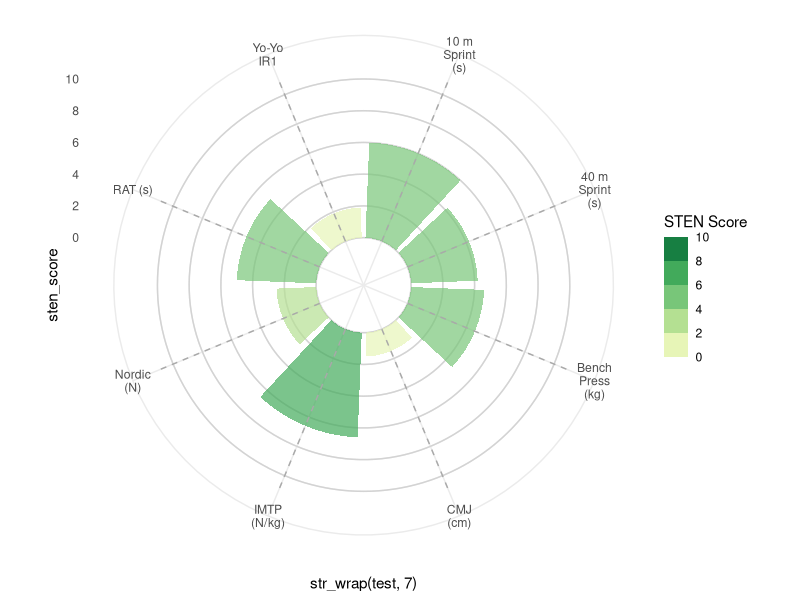
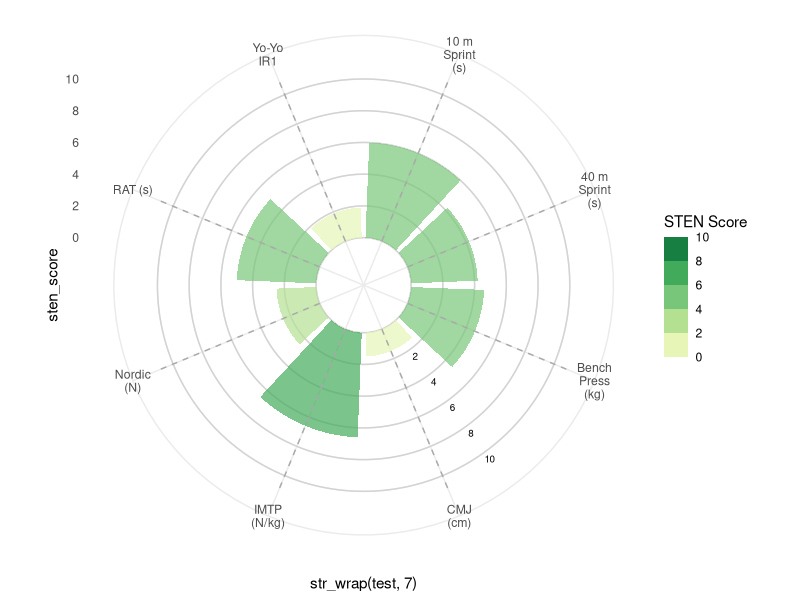
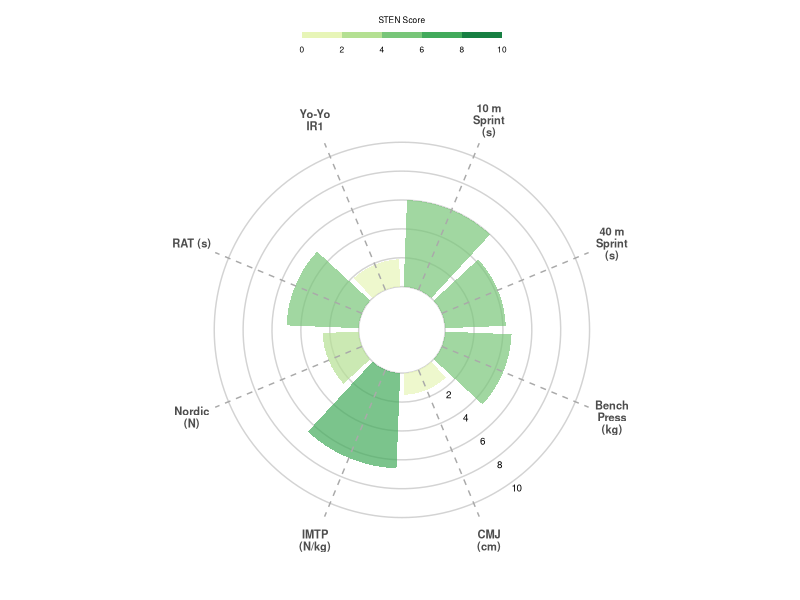
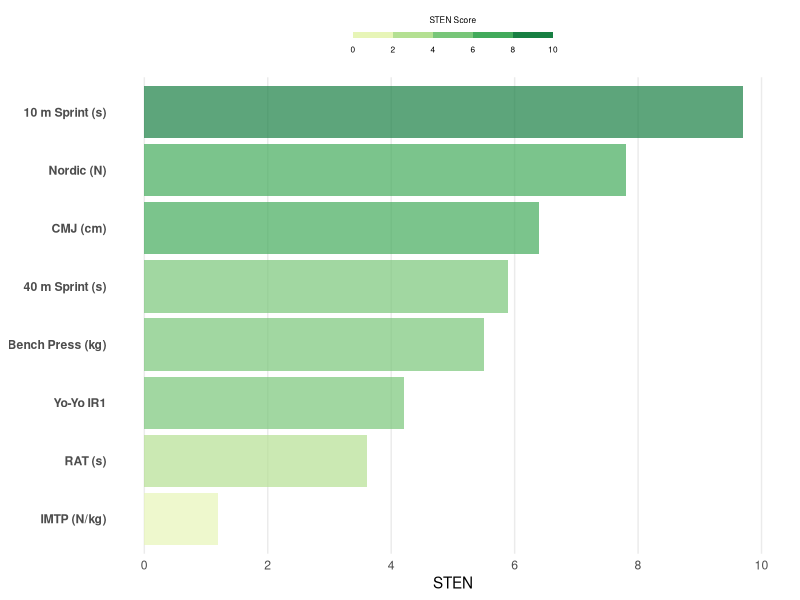

Write the R code that produced these figures, in order.
## ---- chunk 1
library(plyr)
library(tidyverse)
library(RColorBrewer)
## ---- chunk 2
set.seed(50)
test_dat <- data.frame(
  
  athlete = paste("Athlete", 1:15),
  cmj_cm = round(rnorm(15, mean = 30, sd = 5), 1),
  rat_s = round(rnorm(15, mean = 2.3, sd = 0.4), 1),
  ten_s =  round(rnorm(15, mean = 2, sd = 0.3), 1),
  forty_s = round(rnorm(15, mean = 5.4, sd = 0.3), 1),
  nordic_n = round(rnorm(15, mean = 400, sd = 30), 1),
  imtp_n.kg = round(rnorm(15, mean = 33, sd = 4), 1),
  bench_kg = round_any(rnorm(15, mean = 90, sd = 5), 2.5),
  yoyo = round(rnorm(15, mean = 18, sd = 1), 1)
  
)

test_dat %>% head()
## ---- chunk 3
z <- test_dat %>%
  mutate_if(is.numeric, scale) %>%
    mutate(across(where(is.numeric), round, 2))

z %>% head()
## ---- chunk 4
sten <- z %>%
  mutate(across(c(2:9), ~ . * 2 + 5.5)) %>%
  mutate(rat_s = 10 - rat_s,
         ten_s = 10 - ten_s,
         forty_s = 10 - forty_s) %>%
  mutate(across(where(is.numeric), round, 1))

sten %>% head()
## ---- chunk 5
sten_long <- sten %>%
  pivot_longer(!athlete, names_to = "test", values_to = "sten_score") %>%
  mutate(test = case_when(test == "cmj_cm" ~ "CMJ (cm)",
                          test == "rat_s" ~ "RAT (s)",
                          test == "ten_s" ~ "10 m Sprint (s)",
                          test == "forty_s" ~ "40 m Sprint (s)",
                          test == "nordic_n" ~ "Nordic (N)",
                          test == "imtp_n.kg" ~ "IMTP (N/kg)",
                          test == "bench_kg" ~ "Bench Press (kg)",
                          test == "yoyo" ~ "Yo-Yo IR1",
                          TRUE ~ as.character(test)))

sten_long %>% head(8)
## ---- chunk 6
ath <- "Athlete 5"
sten_low <- sten_long %>%
  filter(athlete == ath) %>%
  filter(sten_score == min(sten_score))
## ---- chunk 7
ggplot(sten_long %>% filter(athlete == ath)) +
  geom_hline(aes(yintercept = y), data.frame(y = c(0, 2, 4, 6, 8, 10)),
                 colour = "lightgrey") +
  geom_col(aes(x = str_wrap(test, 7), y = sten_score, fill = sten_score),
           alpha = 0.7, show.legend = TRUE) +
  scale_y_continuous(limits = c(-3, 11), breaks = seq(0, 10, 2)) +
  scale_fill_stepsn("STEN Score", colours = brewer.pal(name = "YlGn", n = 5),
                    limits = c(0, 10), breaks = 0:5 * 2) +
  geom_segment(aes(x = str_wrap(test, 7), y = 0, xend = str_wrap(test, 7),
                   yend = 11), linetype = "dashed", colour = "darkgrey") +
  coord_polar() +
  theme_minimal()
## ---- chunk 8
ggplot(sten_long %>% filter(athlete == ath)) +
  geom_hline(aes(yintercept = y), data.frame(y = c(0, 2, 4, 6, 8, 10)),
                 colour = "lightgrey") +
  geom_col(aes(x = str_wrap(test, 7), y = sten_score, fill = sten_score),
           alpha = 0.7, show.legend = TRUE) +
  scale_y_continuous(limits = c(-3, 11), breaks = seq(0, 10, 2)) +
  scale_fill_stepsn("STEN Score", colours = brewer.pal(name = "YlGn", n = 5),
                    limits = c(0, 10), breaks = 0:5 * 2) +
  geom_segment(aes(x = str_wrap(test, 7), y = 0, xend = str_wrap(test, 7),
                   yend = 11), linetype = "dashed", colour = "darkgrey") +
  coord_polar() +
  theme_minimal() +
  ### CHANGE IS HERE ###
  geom_text(data = sten_low, aes(x = is.numeric(test) + 3.7, y = 2.5),
            label = "2", size = 2.5) +
  geom_text(data = sten_low, aes(x = is.numeric(test) + 3.7, y = 4.5),
            label = "4", size = 2.5) +
  geom_text(data = sten_low, aes(x = is.numeric(test) + 3.7, y = 6.5),
            label = "6", size = 2.5) +
  geom_text(data = sten_low, aes(x = is.numeric(test) + 3.7, y = 8.5),
            label = "8", size = 2.5) +
  geom_text(data = sten_low, aes(x = is.numeric(test) + 3.7, y = 10.5),
            label = "10", size = 2.5)
## ---- chunk 9
ggplot(sten_long %>% filter(athlete == ath)) +
  geom_hline(aes(yintercept = y), data.frame(y = c(0, 2, 4, 6, 8, 10)),
                 colour = "lightgrey") +
  geom_col(aes(x = str_wrap(test, 7), y = sten_score, fill = sten_score),
           alpha = 0.7, show.legend = TRUE) +
  scale_y_continuous(limits = c(-3, 11), breaks = seq(0, 10, 2)) +
  scale_fill_stepsn("STEN Score", colours = brewer.pal(name = "YlGn", n = 5),
                    limits = c(0, 10), breaks = 0:5 * 2) +
  geom_segment(aes(x = str_wrap(test, 7), y = 0, xend = str_wrap(test, 7),
                   yend = 11), linetype = "dashed", colour = "darkgrey") +
  coord_polar() +
  theme_minimal() +
  geom_text(data = sten_low, aes(x = is.numeric(test) + 3.7, y = 2.5),
            label = "2", size = 2.5) +
  geom_text(data = sten_low, aes(x = is.numeric(test) + 3.7, y = 4.5),
            label = "4", size = 2.5) +
  geom_text(data = sten_low, aes(x = is.numeric(test) + 3.7, y = 6.5),
            label = "6", size = 2.5) +
  geom_text(data = sten_low, aes(x = is.numeric(test) + 3.7, y = 8.5),
            label = "8", size = 2.5) +
  geom_text(data = sten_low, aes(x = is.numeric(test) + 3.7, y = 10.5),
            label = "10", size = 2.5) +
  ### CHANGE IS HERE ###
  guides(fill = guide_colorsteps(barheight = 0.3, barwidth = 10,
                                 title.position = "top", title.hjust = 0.5)) +
  theme(panel.grid = element_blank(),
        axis.title = element_blank(),
        axis.text.x = element_text(face = "bold", size = 8),
        axis.text.y = element_blank(),
        legend.position = "top",
        legend.title = element_text(size = 6),
        legend.text = element_text(size = 6))
## ---- chunk 10
ath <- "Athlete 14"

ggplot(sten_long %>% filter(athlete == ath)) +
  geom_col(aes(x = fct_reorder(test, sten_score), y = sten_score, fill = sten_score), alpha = 0.7, show.legend = TRUE) +
  scale_y_continuous(limits = c(0, 10), breaks = seq(0, 10, 2)) +
  scale_fill_stepsn("STEN Score", colours = brewer.pal(name = "YlGn", n = 5),
                    limits = c(0, 10), breaks = 0:5 * 2) +
  coord_flip() +
  theme_minimal() +
  ylab("STEN") +
  guides(fill = guide_colorsteps(barheight = 0.3, barwidth = 10,
                                 title.position = "top", title.hjust = 0.5)) +
  theme(panel.grid.minor.x = element_blank(),
        panel.grid.major.y = element_blank(),
        axis.title.y = element_blank(),
        axis.text.y = element_text(face = "bold"),
        legend.position = "top",
        legend.title = element_text(size = 6),
        legend.text = element_text(size = 6))
